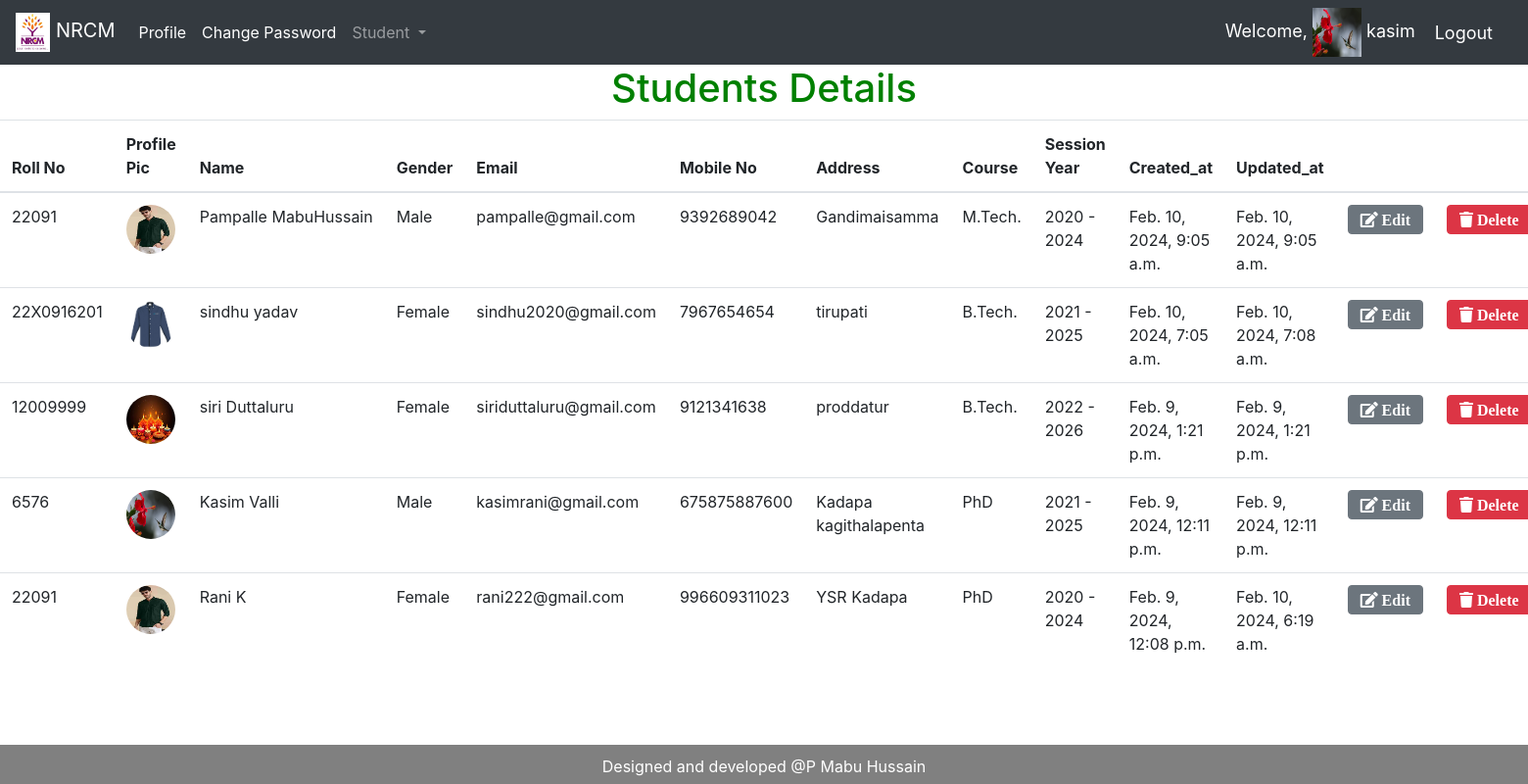
/hod/view_student (signed in), run on the app's committed database.
### studentmanagementApp/models.py (models this page shows)
class CustomUser(AbstractUser):
    USER = (
    ('HOD','HOD'),
    ('STAFF','STAFF'),
    ('STUDENT', 'STUDENT')
    )
    user_type = models.CharField(choices=USER, max_length=50, default = 'STUDENT', null =True)
    designation = models.CharField(max_length=500, blank=True, null =True)
    mobileno = models.CharField(max_length=30, blank=True, null =True)
    profile_pic = models.ImageField(default='img_avatar.png', blank=True)

### hodApp/models.py (models this page shows, shortened)
class Student(models.Model):
    admin = models.OneToOneField(CustomUser, on_delete=models.CASCADE) #when CustomUser is deleted student info also deleted
    rno = models.CharField(max_length=10)
    Gender = models.CharField(max_length=10)
    address = models.TextField()
    Course_id = models.ForeignKey(Course, on_delete=models.DO_NOTHING)
    session_year_id = models.ForeignKey(Session_Year, on_delete=models.DO_NOTHING)
    created_at = models.DateTimeField(auto_now_add=True)
    updated_at = models.DateTimeField(auto_now=True)

class Course(models.Model):
    name = models.CharField(max_length=100)
    created_at = models.DateTimeField(auto_now_add=True)
    updated_at = models.DateTimeField(auto_now_add=True)

class Session_Year(models.Model):
    session_start = models.CharField(max_length=100)
    session_end = models.CharField(max_length=100)
    created_at = models.DateTimeField(auto_now_add=True)
    updated_at = models.DateTimeField(auto_now_add=True)

### studentmanagementApp/decorators.py (the view)
    def wrapper_func(request, *args, **kwargs):
        if request.user.user_type=='STAFF':
            return redirect('staff_home')
        elif request.user.user_type=='STUDENT':
            return redirect('student_home')
        elif request.user.user_type=='HOD':
            return view_func(request, *args, **kwargs)
        else:
            return HttpResponse('You are not authorized to view this page.....')

### hodApp/views.py (called while the page is built)
@login_required(login_url='login')
@admin_only
def view_student(request):
    students = Student.objects.all().order_by('-created_at')
    courses = Course.objects.all()
    session_years = Session_Year.objects.all()
    context = {
    'students' : students,
    'courses' : courses,
    'session_years' : session_years
    }
    return render(request, 'hodApp/view_student.html', context)

### templates/hodApp/view_student.html (shortened to what this page needs)
{%extends 'studentmanagementApp/base.html'%}
{%load static%}
{% block content %}
<h1 style="text-align:center; color:green; ">Students Details</h1>
<table class="table table-hover">
   <thead>
     <tr>
       <th>Roll No</th>
       <th>Profile Pic</th>
       <th>Name</th>
       <th>Gender</th>
       <th>Email</th>
       <th>Mobile No</th>
       <th>Address</th>
       <th>Course</th>
       <th>Session Year</th>
       <th>Created_at</th>
       <th>Updated_at</th>
       <th></th>
       <th></th>
     </tr>
   </thead>
   <tbody>
     {%for student in students%}
     <tr>
             <td>{{student.rno}}</td>
             <td><img src="{{student.admin.profile_pic.url}}" class="rounded-circle" alt="Cinque Terre" width="50" height="50"></td>
             <td>{{student.admin.first_name}}&nbsp{{student.admin.last_name}}</td>
             <td>{{student.Gender}}</td>
             <td>{{student.admin.email}}</td>
             <td>{{student.admin.mobileno}}</td>
             <td>{{student.address}}</td>
             <td>{{student.Course_id.name}}</td>
             <td>{{student.session_year_id.session_start}} - {{student.session_year_id.session_end}}</td>
             <td>{{student.created_at}}</td>
             <td>{{student.updated_at}}</td>
             <td><a class="btn btn-secondary fas fa-edit" href="{%url 'edit_student' student.id%}"> Edit</a></td>
             <td><a class="btn btn-danger fa fa-trash" href="{%url 'delete_student' student.admin%}"> Delete</a></td>
     </tr>
     {%endfor%}
   </tbody>
 </table>
{% endblock %}

### templates/studentmanagementApp/navbar.html (shortened to what this page needs)
{%load static%}
<nav class="navbar navbar-expand-lg navbar-dark bg-dark">
  <a class="navbar-brand" href="/{{user.user_type|lower}}/home"><img src="{% static 'studentmanagementApp/images/NRCM-Logo.jpg'%}" alt="123" height="40px"> NRCM</a>
  <div class="collapse navbar-collapse" id="navbarNav">
      <ul class="navbar-nav">
      <li class="nav-item active">
        <a class="nav-link" href="/profile"> Profile  </a>
      </li>
      <ul class="navbar-nav">
      <li class="nav-item active">
        <a class="nav-link" href="/change_password"> Change Password</a>
      </li>
      {%if user.user_type == 'HOD'%}
        <li class="nav-item dropdown">
          <a class="nav-link dropdown-toggle" href="#" id="navbarDropdown" role="button" data-toggle="dropdown" aria-haspopup="true" aria-expanded="false">
            Student
          </a>
        </li>
      {%endif%}
    </ul>
  </div>
  <span class="hello-msg">Welcome, <img src="{{request.user.profile_pic.url}}" class="" alt="Cinque Terre" width="50" height="50"> {{request.user}}  </span>
  <span><a class="hello-msg" href="{%url 'logout'%}">Logout</a></span>
</nav>

### templates/studentmanagementApp/base.html (style rules this page uses)
body { min-height: 100vh; display: flex; flex-direction: column; }

### templates/studentmanagementApp/navbar.html (style rules this page uses)
.hello-msg { font-size: 18px; color:#fff; margin-right:20px; }

### data on the page
CustomUser: user.profile_pic (picture), user "kasim"
Student: rno "22091", admin.profile_pic (picture), admin.first_name "Pampalle", admin.last_name "MabuHussain", Gender "Male", admin.email "pampalle@gmail.com", admin.mobileno "9392689042", address "Gandimaisamma", Course_id.name "M.Tech.", session_year_id.session_start "2020", session_year_id.session_end "2024", created_at "Feb. 10, 2024, 9:05 a.m.", updated_at "Feb. 10, 2024, 9:05 a.m."
Student: rno "22X0916201", admin.profile_pic (picture), admin.first_name "sindhu", admin.last_name "yadav", Gender "Female", admin.email "sindhu2020@gmail.com", admin.mobileno "7967654654", address "tirupati", Course_id.name "B.Tech.", session_year_id.session_start "2021", session_year_id.session_end "2025", created_at "Feb. 10, 2024, 7:05 a.m.", updated_at "Feb. 10, 2024, 7:08 a.m."
Student: rno "12009999", admin.profile_pic (picture), admin.first_name "siri", admin.last_name "Duttaluru", Gender "Female", admin.email "siriduttaluru@gmail.com", admin.mobileno "9121341638", address "proddatur", Course_id.name "B.Tech.", session_year_id.session_start "2022", session_year_id.session_end "2026", created_at "Feb. 9, 2024, 1:21 p.m.", updated_at "Feb. 9, 2024, 1:21 p.m."
Student: rno "6576", admin.profile_pic (picture), admin.first_name "Kasim", admin.last_name "Valli", Gender "Male", admin.email "kasimrani@gmail.com", admin.mobileno "675875887600", address "Kadapa kagithalapenta", Course_id.name "PhD", session_year_id.session_start "2021", session_year_id.session_end "2025", created_at "Feb. 9, 2024, 12:11 p.m.", updated_at "Feb. 9, 2024, 12:11 p.m."
Student: rno "22091", admin.profile_pic (picture), admin.first_name "Rani", admin.last_name "K", Gender "Female", admin.email "rani222@gmail.com", admin.mobileno "996609311023", address "YSR Kadapa", Course_id.name "PhD", session_year_id.session_start "2020", session_year_id.session_end "2024", created_at "Feb. 9, 2024, 12:08 p.m.", updated_at "Feb. 10, 2024, 6:19 a.m."
